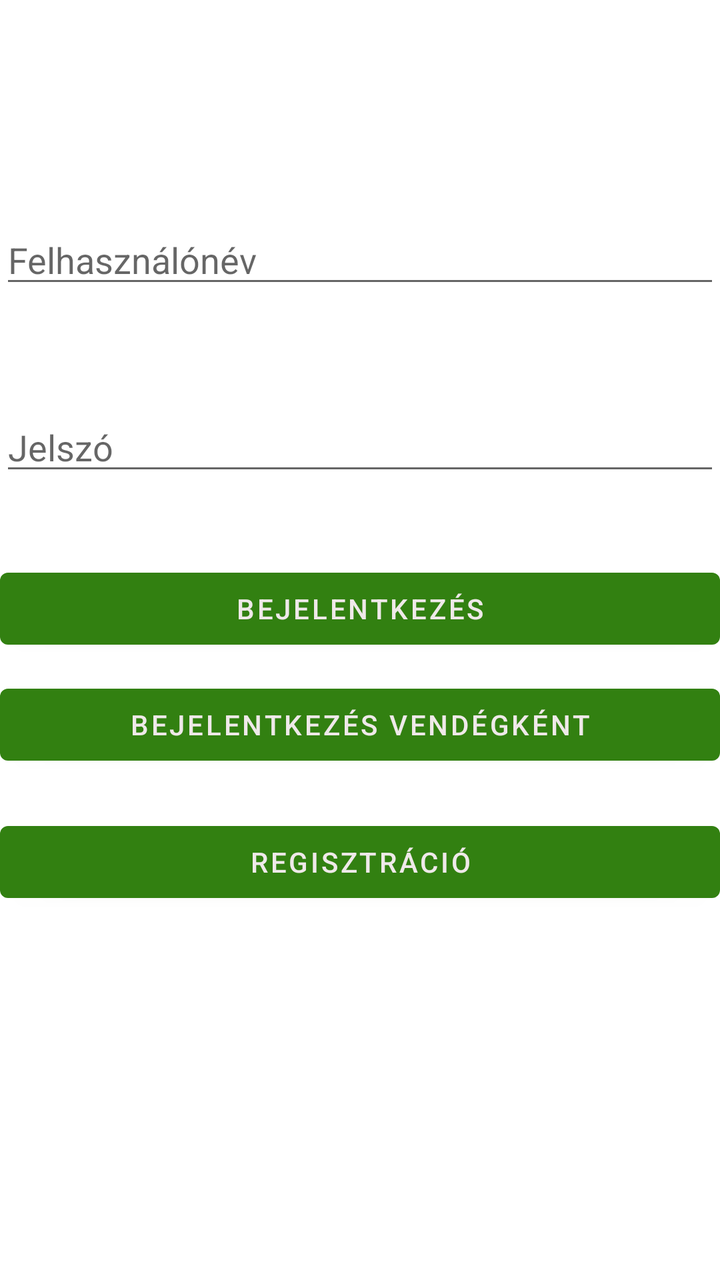
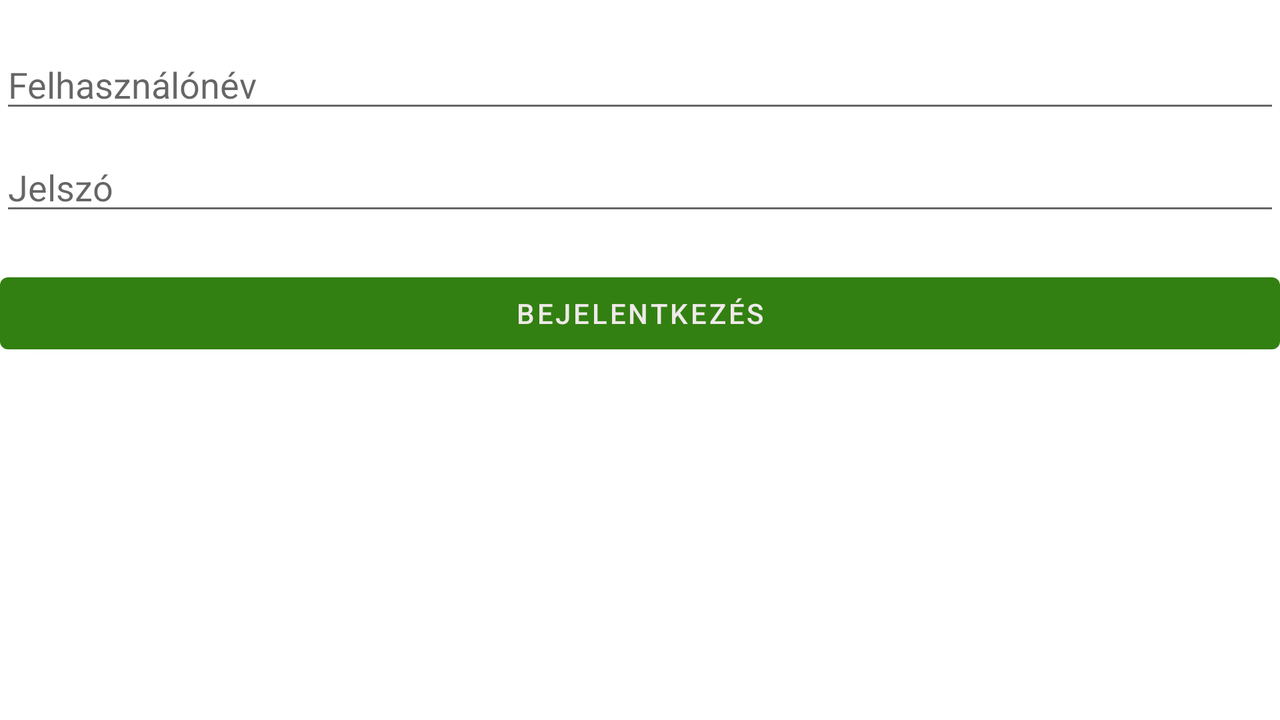

An Android layout and its configuration variant, each rendered on a device that would load it. The default file and the variant file are quoted in full after the pictures.
<!-- AndroidManifest.xml: application theme Theme.MyApplication -->
<!-- res/layout/activity_main.xml -->
<?xml version="1.0" encoding="utf-8"?>
<androidx.constraintlayout.widget.ConstraintLayout xmlns:android="http://schemas.android.com/apk/res/android"
    xmlns:app="http://schemas.android.com/apk/res-auto"
    xmlns:tools="http://schemas.android.com/tools"
    android:layout_width="match_parent"
    android:layout_height="match_parent"
    tools:context=".MainActivity">

    <EditText
        android:id="@+id/EditTextUserName"
        android:layout_width="match_parent"
        android:layout_height="wrap_content"
        android:autofillHints=""
        android:ems="10"
        android:hint="@string/name"
        android:inputType="text"
        app:layout_constraintBottom_toBottomOf="parent"
        app:layout_constraintTop_toTopOf="parent"
        app:layout_constraintVertical_bias="0.18"
        tools:ignore="LabelFor"
        tools:layout_editor_absoluteX="0dp" />

    <EditText
        android:id="@+id/editTextPassword"
        android:layout_width="match_parent"
        android:layout_height="wrap_content"
        android:layout_marginBottom="150dp"
        android:ems="10"
        android:hint="@string/password"
        android:inputType="textPassword"
        app:layout_constraintBottom_toBottomOf="parent"
        app:layout_constraintTop_toTopOf="@+id/EditTextUserName"
        app:layout_constraintVertical_bias="0.275"
        tools:ignore="LabelFor"
        tools:layout_editor_absoluteX="0dp"
        android:autofillHints="" />

    <Button
        android:id="@+id/loginButton"
        android:layout_width="0dp"
        android:layout_height="wrap_content"
        android:text="@string/login"
        android:onClick="login"
        app:layout_constraintBottom_toBottomOf="parent"
        app:layout_constraintEnd_toEndOf="parent"
        app:layout_constraintHorizontal_bias="0.0"
        app:layout_constraintStart_toStartOf="parent"
        app:layout_constraintTop_toBottomOf="@+id/editTextPassword"
        app:layout_constraintVertical_bias="0.108"
        />

    <Button
        android:id="@+id/registerButton"
        android:layout_width="0dp"
        android:layout_height="wrap_content"
        android:text="@string/regisztracio"
        android:onClick="register"
        app:layout_constraintBottom_toBottomOf="parent"
        app:layout_constraintEnd_toEndOf="parent"
        app:layout_constraintHorizontal_bias="0.0"
        app:layout_constraintStart_toStartOf="parent"
        app:layout_constraintTop_toBottomOf="@+id/guestLogin"
        app:layout_constraintVertical_bias="0.1" />

    <Button
        android:id="@+id/guestLogin"
        android:layout_width="0dp"
        android:layout_height="wrap_content"
        android:layout_marginTop="10dp"
        android:onClick="loginAsGuest"
        android:text="@string/guestlogin"
        app:layout_constraintBottom_toBottomOf="parent"
        app:layout_constraintEnd_toEndOf="parent"
        app:layout_constraintHorizontal_bias="0.0"
        app:layout_constraintStart_toStartOf="parent"
        app:layout_constraintTop_toBottomOf="@+id/loginButton"
        app:layout_constraintVertical_bias="0" />

</androidx.constraintlayout.widget.ConstraintLayout>
<!-- resources referenced by this layout -->
<resources>
  <string name="guestlogin">Bejelentkezés vendégként</string>
  <string name="login">Bejelentkezés</string>
  <string name="name">Felhasználónév</string>
  <string name="password">Jelszó</string>
  <string name="regisztracio">Regisztráció</string>
  <style name="Theme.MyApplication" parent="Theme.MaterialComponents.DayNight.DarkActionBar">
          
          <item name="colorPrimary">@color/purple_500</item>
          <item name="colorPrimaryVariant">@color/purple_700</item>
          <item name="colorOnPrimary">@color/white</item>
          
          <item name="colorSecondary">@color/teal_200</item>
          <item name="colorSecondaryVariant">@color/teal_700</item>
          <item name="colorOnSecondary">@color/black</item>
          
          <item name="android:statusBarColor">?attr/colorPrimaryVariant</item>
          
      </style>
  <color name="purple_500">#328011</color>
  <color name="purple_700">#5BF398</color>
  <color name="white">#EFE9E9</color>
  <color name="teal_200">#FF03DAC5</color>
  <color name="teal_700">#FF018786</color>
  <color name="black">#FF000000</color>
</resources>
<!-- res/layout-land/activity_main.xml (the repository's variant of the layout above) -->
<!-- drawn on the phone turned sideways -->
<?xml version="1.0" encoding="utf-8"?>
<LinearLayout
    xmlns:android="http://schemas.android.com/apk/res/android"
    xmlns:app="http://schemas.android.com/apk/res-auto"
    xmlns:tools="http://schemas.android.com/tools"
    android:layout_width="match_parent"
    android:layout_height="match_parent"
    tools:context=".MainActivity"
    android:orientation="vertical">

    <EditText
        android:id="@+id/EditTextUserName"
        android:layout_width="match_parent"
        android:layout_height="wrap_content"
        android:autofillHints=""
        android:ems="10"
        android:hint="@string/name"
        android:inputType="text"
        android:layout_marginTop="20dp"
        tools:layout_editor_absoluteX="0dp" />

    <EditText
        android:id="@+id/editTextPassword"
        android:layout_width="match_parent"
        android:layout_height="wrap_content"

        android:autofillHints=""
        android:ems="10"
        android:hint="@string/password"
        android:layout_marginTop="10dp"
        android:inputType="textPassword"

        tools:layout_editor_absoluteX="0dp" />

    <Button
        android:id="@+id/loginButton"
        android:layout_width="match_parent"
        android:layout_height="wrap_content"
        android:onClick="login"
        android:layout_marginTop="20dp"
        android:text="@string/login"
        app:layout_constraintVertical_bias="0.298" />
</LinearLayout>
<!-- resources referenced by the variant -->
<!-- as the phone turned sideways resolves them -->
<resources>
  <string name="login">Bejelentkezés</string>
  <string name="name">Felhasználónév</string>
  <string name="password">Jelszó</string>
  <style name="Theme.MyApplication" parent="Theme.MaterialComponents.DayNight.DarkActionBar">
          
          <item name="colorPrimary">@color/purple_500</item>
          <item name="colorPrimaryVariant">@color/purple_700</item>
          <item name="colorOnPrimary">@color/white</item>
          
          <item name="colorSecondary">@color/teal_200</item>
          <item name="colorSecondaryVariant">@color/teal_700</item>
          <item name="colorOnSecondary">@color/black</item>
          
          <item name="android:statusBarColor">?attr/colorPrimaryVariant</item>
          
      </style>
  <color name="purple_500">#328011</color>
  <color name="purple_700">#5BF398</color>
  <color name="white">#EFE9E9</color>
  <color name="teal_200">#FF03DAC5</color>
  <color name="teal_700">#FF018786</color>
  <color name="black">#FF000000</color>
</resources>
